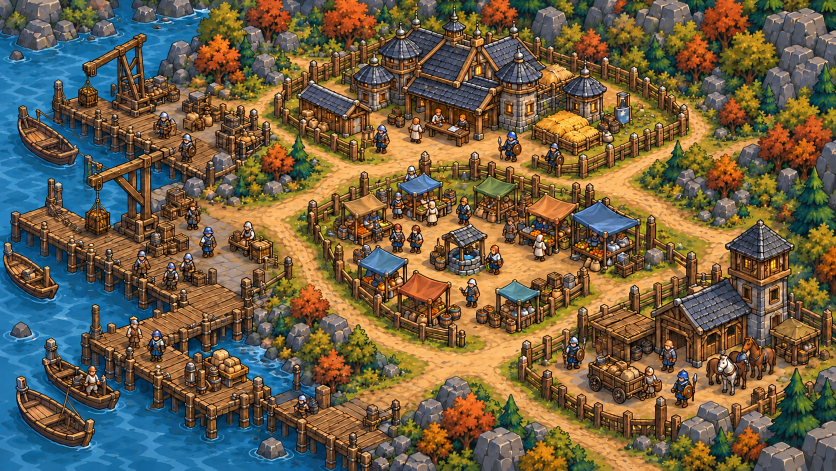
#> input picture packages/story-candidate-01/assets/final-fantasy-v1/masters/approved-v5/narrative-scenes/arch-veinport/master.png, 1672 x 941 px, found by its file name (shown at 1/2 size)
$ python build-qa.py
#> lines starting #> are read from the running program, lines starting #| are printed output that depends on the picture
from pathlib import Path
from PIL import Image,ImageDraw
import json,hashlib
D=Path(__file__).parent
im=Image.open(D/'master.png');w,h=im.size
#> further down, im is the input picture: PIL image 1672x941 RGB; mean R, G, B 109, 95.3, 70.6
#> after `w, h = im.size`: w = 1672; h = 941
square=D.name=='ch03-s11';logical=(128,128) if square else (256,144)
if square:
 assert w==h
 box=[0,0,w,h];formal_box=None;cw,ch=w,h
else:
 n=min(w//16,h//9);cw,ch=n*16,n*9;x=(w-cw)//2;y=(h-ch)//2;box=[x,y,x+cw,y+ch];formal_box=box
#> after `n = min(w // 16, h // 9)`: n = 104
#> after `cw, ch = (n * 16, n * 9)`: cw = 1664; ch = 936
#> after `x = (w - cw) // 2`: x = 4
#> after `y = (h - ch) // 2`: y = 2
#> after `box = [x, y, x + cw, y + ch]`: box = [4, 2, 1668, 938]
#> after `formal_box = box`: formal_box = [4, 2, 1668, 938]
physical=im.crop(box).convert('RGBA');native_name=f'qa-source-native-{cw}x{ch}.png';physical.save(D/native_name)
#> after `physical = im.crop(box).convert('RGBA')`:
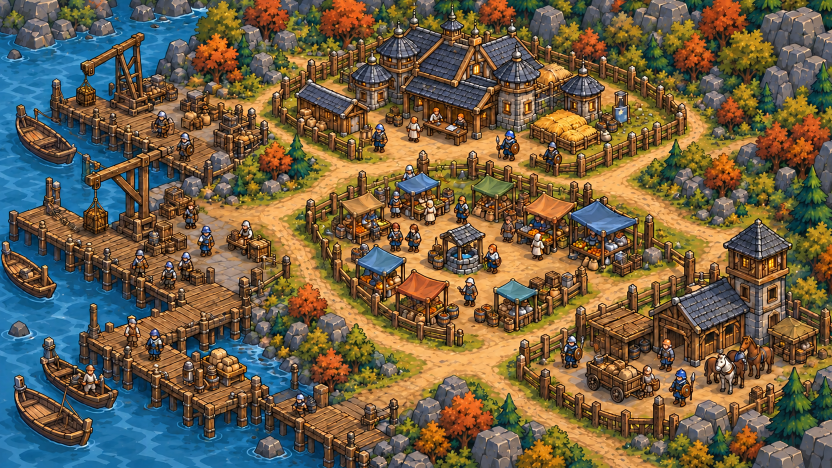
#> physical: PIL image 1664x936 RGBA (shown at 1/2 size); mean R, G, B, A 109.4, 95.3, 70.3, 255
physical.resize((512,512) if square else (512,288),Image.Resampling.LANCZOS).save(D/('qa-full-scene-512x512.png' if square else 'qa-exact-crop-512x288.png'))
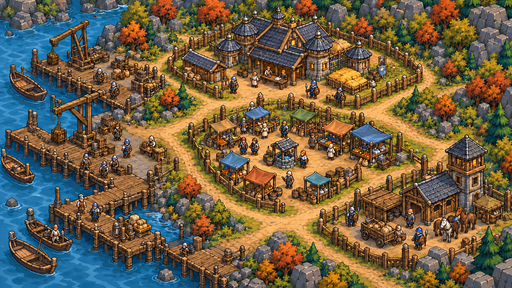
#> saved as qa-exact-crop-512x288.png: PIL image 512x288 RGBA; mean R, G, B, A 109.4, 95.3, 70.3, 255
physical.resize(logical,Image.Resampling.LANCZOS).save(D/f'qa-logical-{logical[0]}x{logical[1]}.png')
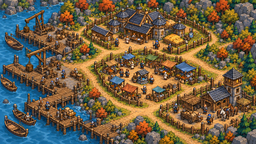
#> saved as qa-logical-256x144.png: PIL image 256x144 RGBA; mean R, G, B, A 109.4, 95.3, 70.3, 255
views=[('story-desktop',(960,534)),('story-mobile',(390,778)),('staging-inset',(280,245)),('staging-mobile',(366,220))]
rows=[];tiles=[]
for name,(tw,th) in views:
 scale=max(tw/cw,th/ch);sw=tw/scale;sh=th/scale;x0=(cw-sw)/2;y0=(ch-sh)/2;cb=[x0,y0,x0+sw,y0+sh]
#> (the run stopped early here; a loop or call above may not have finished)
